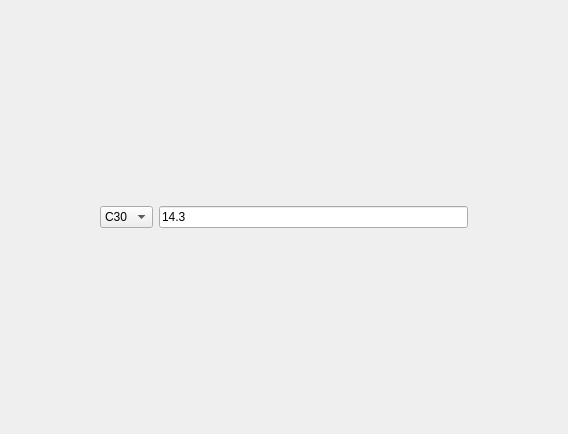
<?xml version="1.0" encoding="UTF-8"?>
<ui version="4.0">
 <class>Form</class>
 <widget class="QWidget" name="Form">
  <property name="geometry">
   <rect>
    <x>0</x>
    <y>0</y>
    <width>568</width>
    <height>434</height>
   </rect>
  </property>
  <property name="windowTitle">
   <string>Form</string>
  </property>
  <layout class="QHBoxLayout" name="horizontalLayout">
   <property name="leftMargin">
    <number>100</number>
   </property>
   <property name="rightMargin">
    <number>100</number>
   </property>
   <item>
    <widget class="QComboBox" name="comboBox">
     <item>
      <property name="text">
       <string>C30</string>
      </property>
     </item>
     <item>
      <property name="text">
       <string>C35</string>
      </property>
     </item>
     <item>
      <property name="text">
       <string>C40</string>
      </property>
     </item>
     <item>
      <property name="text">
       <string>C45</string>
      </property>
     </item>
    </widget>
   </item>
   <item>
    <widget class="QLineEdit" name="lineEdit">
     <property name="text">
      <string>14.3</string>
     </property>
    </widget>
   </item>
  </layout>
 </widget>
 <resources/>
 <connections/>
</ui>
